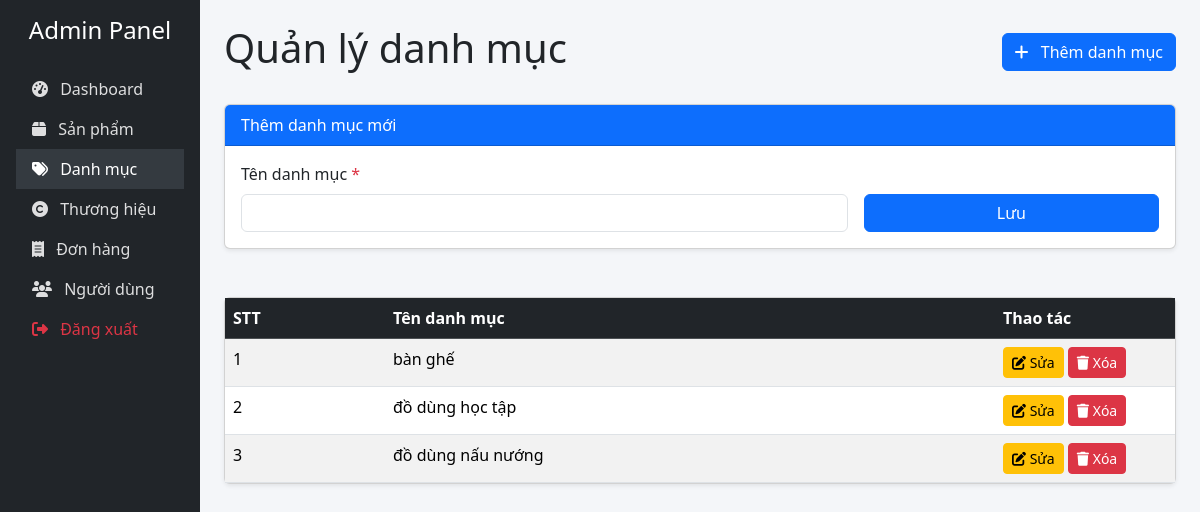
The app's page /admin/categories.php (signed in) with its own data.
### tables this page shows
CREATE TABLE `categories` (
  `id` int(11) NOT NULL,
  `name` varchar(100) NOT NULL
);

### admin/categories.php (the view, shortened to what this page needs)
<?php
require_once '../includes/config.php';
$edit_id = isset($_GET['edit']) ? (int)$_GET['edit'] : 0;
$cat_name = '';
$categories = $pdo->query("SELECT * FROM categories ORDER BY name")->fetchAll();
?>
<!DOCTYPE html>
<html lang="vi">
<head>
    <link href="https://cdn.jsdelivr.net/npm/bootstrap@5.3.3/dist/css/bootstrap.min.css" rel="stylesheet">
    <link rel="stylesheet" href="https://cdnjs.cloudflare.com/ajax/libs/font-awesome/6.5.0/css/all.min.css">
</head>
<body>
<div class="d-flex">
    <div class="sidebar col-md-3 col-lg-2 p-3">
        <h4 class="text-center mb-4">Admin Panel</h4>
        <ul class="nav flex-column">
            <li class="nav-item"><a class="nav-link" href="index.php"><i class="fas fa-tachometer-alt me-2"></i> Dashboard</a></li>
            <li class="nav-item"><a class="nav-link" href="products.php"><i class="fas fa-box me-2"></i> Sản phẩm</a></li>
            <li class="nav-item"><a class="nav-link active" href="categories.php"><i class="fas fa-tags me-2"></i> Danh mục</a></li>
            <li class="nav-item"><a class="nav-link" href="brands.php"><i class="fas fa-copyright me-2"></i> Thương hiệu</a></li>
            <li class="nav-item"><a class="nav-link" href="orders.php"><i class="fas fa-receipt me-2"></i> Đơn hàng</a></li>
            <li class="nav-item"><a class="nav-link" href="users.php"><i class="fas fa-users me-2"></i> Người dùng</a></li>
            <li class="nav-item"><a class="nav-link text-danger" href="../logout.php"><i class="fas fa-sign-out-alt me-2"></i> Đăng xuất</a></li>
        </ul>
    </div>
    <main class="col-md-9 col-lg-10 p-4">
        <div class="d-flex justify-content-between align-items-center mb-4">
            <h1>Quản lý danh mục</h1>
            <a href="?edit=0" class="btn btn-primary"><i class="fas fa-plus me-2"></i> Thêm danh mục</a>
        </div>
        <div class="card shadow-sm mb-5">
            <div class="card-header bg-primary text-white">
                <?= $edit_id > 0 ? 'Sửa danh mục' : 'Thêm danh mục mới' ?>
            </div>
            <div class="card-body">
                <form method="post" class="row g-3">
                    <div class="col-md-8">
                        <label class="form-label">Tên danh mục <span class="text-danger">*</span></label>
                        <input type="text" name="name" class="form-control" value="<?= htmlspecialchars($cat_name) ?>" required autofocus>
                    </div>
                    <div class="col-md-4 d-flex align-items-end gap-2">
                        <button type="submit" class="btn btn-primary flex-grow-1">Lưu</button>
                    </div>
                </form>
            </div>
        </div>
        <div class="card shadow-sm">
            <div class="card-body p-0">
                <?php if (empty($categories)): ?>
                    <div class="alert alert-info text-center py-5 mb-0">Chưa có danh mục nào</div>
                <?php else: ?>
                    <div class="table-responsive">
                        <table class="table table-hover table-striped mb-0">
                            <thead class="table-dark">
                                <tr>
                                    <th>STT</th>
                                    <th>Tên danh mục</th>
                                    <th width="180">Thao tác</th>
                                </tr>
                            </thead>
                            <tbody>
                                <?php $stt = 1; foreach ($categories as $cat): ?>
                                    <tr>
                                        <td><?= $stt++ ?></td>
                                        <td><?= htmlspecialchars($cat['name']) ?></td>
                                        <td>
                                            <a href="?edit=<?= $cat['id'] ?>" class="btn btn-sm btn-warning"><i class="fas fa-edit"></i> Sửa</a>
                                            <button class="btn btn-sm btn-danger delete-btn"
                                                    data-id="<?= $cat['id'] ?>"
                                                    data-name="<?= htmlspecialchars($cat['name']) ?>">
                                                <i class="fas fa-trash"></i> Xóa
                                            </button>
                                        </td>
                                    </tr>
                                <?php endforeach; ?>
                            </tbody>
                        </table>
                    </div>
                <?php endif; ?>
            </div>
        </div>
    </main>
</div>
</body>
</html>

### admin/categories.php (style rules this page uses)
body { background: #f4f6f9; }
.sidebar { min-height: 100vh; background: #212529; color: white; }
.sidebar a { color: rgba(255,255,255,0.85); }
.sidebar a:hover, .sidebar .active { background: #343a40; color: white; }

### records on screen
categories: name "bàn ghế"
categories: name "đồ dùng học tập"
categories: name "đồ dùng nấu nướng"
